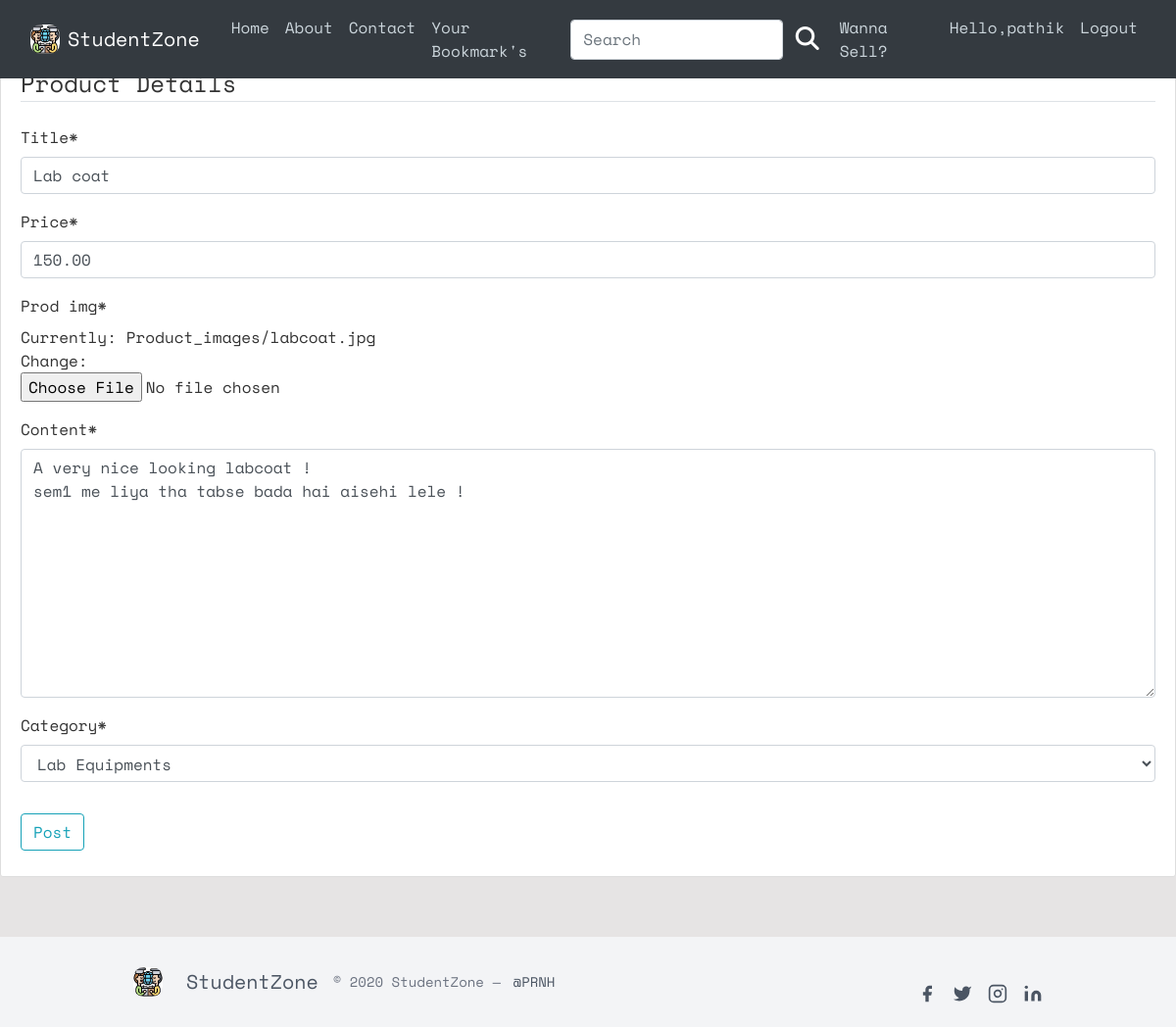
Screenshot of /post/16/update/ (signed in) with the database file from the repository.
### blog/models.py (models this page shows, shortened)
class Post(models.Model):
    title = models.CharField(max_length=100)
    prod_img = models.ImageField(
        default='default_thumbnail.png', upload_to='Product_images')
    price = models.DecimalField(
        max_digits=10, decimal_places=2, null=False, default=0.00)
    content = models.TextField()
    date_posted = models.DateTimeField(default=timezone.now)
    author = models.ForeignKey(User, on_delete=models.CASCADE)
    category = models.CharField(
        max_length=30, choices=Category_choices, default='Miscellenous')
    bookmark = models.ManyToManyField(User, related_name='bookmark')

### blog/views.py (the view, shortened to what this page needs)
# urls.py: path('post/<int:pk>/update/', PostUpdateView.as_view(), name='post-update'),
class PostUpdateView(LoginRequiredMixin, UserPassesTestMixin, UpdateView):
    model = Post
    fields = ['title', 'price', 'prod_img', 'content', 'category']
    def test_func(self):
        post = self.get_object()
        if self.request.user == post.author:
            return True
        return False

### blog/templates/blog/post_form.html (shortened to what this page needs)
{% extends "blog/base.html" %}
{% load crispy_forms_tags %}
{% block content %}
<div class="content-section">
    <form method="POST" enctype='multipart/form-data'>
        <fieldset class="form-group">
            <legend class="border-bottom mb-4">Product Details</legend>
            {{ form|crispy }}
        </fieldset>
        <div class="form-group">
            <button class="btn btn-outline-info" type="submit">Post</button>
        </div>
    </form>
</div>
{% endblock content %}

### blog/templates/blog/base.html (shortened to what this page needs)
{% load static %}
<!DOCTYPE html>
<html>
<head>
  <link rel="stylesheet" href="https://maxcdn.bootstrapcdn.com/bootstrap/4.0.0/css/bootstrap.min.css"
>
  <link href="https://unpkg.com/tailwindcss@^2/dist/tailwind.min.css" rel="stylesheet">
  <link rel="stylesheet" type="text/css" href="{% static 'blog/main.css' %}">
  <link rel="stylesheet" href="https://cdnjs.cloudflare.com/ajax/libs/font-awesome/4.7.0/css/font-awesome.min.css">
</head>
<body style="margin-top: 56px; padding-right 0; background-color: #e6e4e4">
  <header class="site-header">
    <nav class="navbar navbar-expand-md navbar-dark bg-dark fixed-top">
      <div class="container-fluid">
        <img style="max-width:30px; border-radius: 35%;" class="mr-2"
          src="{%static 'blog/logo.jpg'%}"></a>
        <a class="navbar-brand mr-4" href="{% url 'blog-home' %}">StudentZone</a>
        <div class="collapse navbar-collapse" id="navbarToggle">
          <div class="navbar-nav mr-auto">
            <a class="nav-item nav-link" href="{% url 'blog-home' %}">Home</a>
            <a class="nav-item nav-link" href="{% url 'blog-about' %}">About</a>
            <a class="nav-item nav-link" href="{% url 'blog-contact' %}">Contact</a>
            <a class="nav-item nav-link" href="{% url 'bookmark-post' %}">Your Bookmark's</a>
          </div>
          <form action="{% url 'search-result' %}" method="GET">
            <div style=" display: flex;">
              <input class="form-control" style="display: inline;" type="text" name="q" placeholder="Search">
              <button type="submit" class="btn btn-success-outline"><i class="fa fa-search "
                  style="font-size:24px; color:white;"></i> </i></button>
            </div>
          </form>
          <div class="navbar-nav">
            {% if user.is_authenticated %}
            <a class="nav-item nav-link" href="{% url 'post-create' %}">Wanna Sell?</a>
            <a class="nav-item nav-link" href="{% url 'profile' %}">Hello,{{user.username}}</a>
            <a class="nav-item nav-link" href="{% url 'logout' %}">Logout</a>
            {% else %}
            <a class="nav-item nav-link" href="{% url 'login' %}">Login</a>
            <a class="nav-item nav-link" href="{% url 'register' %}">Register</a>
            {% endif %}
          </div>
        </div>
      </div>
    </nav>
  </header>
  {% block content %}{% endblock %}
  <main role="main" class="container">
    <div class="row">
      <div class="col-md-12">
      </div>
    </div>
  </main>
  <footer class="text-gray-600 body-font" style="margin-top: 5vh;">
  <div class="bg-gray-100">
    <div class="container px-5 py-6 mx-auto flex items-center sm:flex-row flex-col">
      <a class="flex title-font font-medium items-center md:justify-start justify-center text-gray-900">
      <img style="max-width:30px; border-radius: 35%;" class="mr-2"
          src="{%static 'blog/logo.jpg'%}"></a>
        <span class="ml-3 text-xl">StudentZone</span>
      <p class="text-sm text-gray-500" style="margin-top: 0px; margin-left: 15px;">© 2020 StudentZone —
        <a href="https://twitter.com/knyttneve" rel="noopener noreferrer" class="text-gray-600 ml-1" target="_blank">@PRNH</a>
      </p>
      <span class="inline-flex sm:ml-auto sm:mt-0 mt-4 justify-center sm:justify-start">
        <a class="text-gray-500">
          <svg fill="currentColor" stroke-linecap="round" stroke-linejoin="round" stroke-width="2" class="w-5 h-5" viewBox="0 0 24 24">
            <path d="M18 2h-3a5 5 0 00-5 5v3H7v4h3v8h4v-8h3l1-4h-4V7a1 1 0 011-1h3z"></path>
          </svg>
        </a>
        <a class="ml-3 text-gray-500">
          <svg fill="currentColor" stroke-linecap="round" stroke-linejoin="round" stroke-width="2" class="w-5 h-5" viewBox="0 0 24 24">
            <path d="M23 3a10.9 10.9 0 01-3.14 1.53 4.48 4.48 0 00-7.86 3v1A10.66 10.66 0 013 4s-4 9 5 13a11.64 11.64 0 01-7 2c9 5 20 0 20-11.5a4.5 4.5 0 00-.08-.83A7.72 7.72 0 0023 3z"></path>
          </svg>
        </a>
        <a class="ml-3 text-gray-500">
          <svg fill="none" stroke="currentColor" stroke-linecap="round" stroke-linejoin="round" stroke-width="2" class="w-5 h-5" viewBox="0 0 24 24">
            <rect width="20" height="20" x="2" y="2" rx="5" ry="5"></rect>
            <path d="M16 11.37A4 4 0 1112.63 8 4 4 0 0116 11.37zm1.5-4.87h.01"></path>
          </svg>
        </a>
        <a class="ml-3 text-gray-500">
          <svg fill="currentColor" stroke="currentColor" stroke-linecap="round" stroke-linejoin="round" stroke-width="0" class="w-5 h-5" viewBox="0 0 24 24">
            <path stroke="none" d="M16 8a6 6 0 016 6v7h-4v-7a2 2 0 00-2-2 2 2 0 00-2 2v7h-4v-7a6 6 0 016-6zM2 9h4v12H2z"></path>
            <circle cx="4" cy="4" r="2" stroke="none"></circle>
          </svg>
        </a>
      </span>
    </div>
  </div>
</footer>
</body>
</html>

### blog/static/blog/main.css (style rules this page uses)
body { background: #fafafa; color: #333333; margin-top: 5rem; }
.site-header .navbar-nav .nav-link { color: #cbd5db; }
.content-section { background: #ffffff; padding: 10px 20px; border: 1px solid #dddddd; border-radius: 3px; margin-bottom: 20px; }

### rows the page displays
Post: title "Lab coat", price "150.00", content "A very nice looking labcoat ! sem1 me liya tha tabse bada hai aisehi lele !", category "Lab Equipments"

### other values shown
{{ user.username }} "pathik"
